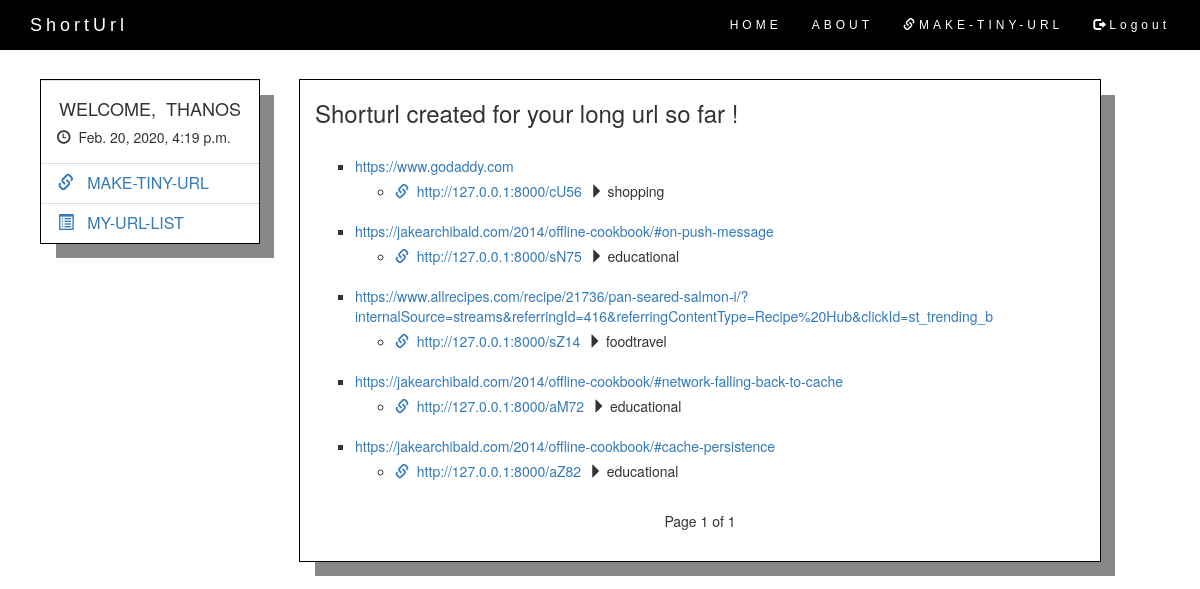
Screenshot of /allUrls/ (signed in) with the database file from the repository.
### urlapp/models.py (models this page shows, shortened)
class MyUrls(models.Model):
    user=models.ForeignKey(User,blank = True, null = True,  on_delete=models.CASCADE)
    url=models.URLField(max_length=500,verbose_name='ENTER URL')
    tinyurl=models.URLField(max_length=500)
    cateogry=models.CharField(max_length=30,default="newsarticles")

### urlapp/views.py (the view)
# urls.py: url(r'^allUrls/',getMyAllUrls),
@login_required(login_url='/account/login/')
def getMyAllUrls(request):
    user=request.user
    urlobj=MyUrls.objects.filter(user=user)[::-1]
    paginator = Paginator(urlobj,6)
    pageno = request.GET.get('page')
    try:
        urlobj = paginator.page(pageno)
    except PageNotAnInteger:
        urlobj = paginator.page(1)
    except EmptyPage:
        urlobj = paginator.page(paginator.num_pages)
    args={}
    args['urls']=urlobj
    return render(request, 'urltemp/allUrl.html',args)

### templates/urltemp/allUrl.html (shortened to what this page needs)
<html>
    <head>
        <link rel="stylesheet" href="https://maxcdn.bootstrapcdn.com/bootstrap/3.3.7/css/bootstrap.min.css">
        <link rel="stylesheet" href="/media/res/style.css"></link>
    </head>
    <body>
        <nav class="navbar navbar-default navbar-fixed-top">
            <div class="container">
              <div class="navbar-header">
                     {% if request.user.is_authenticated %}
                        <a class="navbar-brand" href="/home/">ShortUrl</a>
                    {% else %}
                         <a class="navbar-brand" href="/account/login/">ShortUrl</a>
                    {% endif %}
              </div>
               <div class="collapse navbar-collapse" id="myNavbar">
                    <ul class="nav navbar-nav navbar-right">
                    {% if request.user.is_authenticated %}
                        <li><a href="/home/">HOME</a></li>
                        <li><a href="/about/">ABOUT</a></li>
                        <li><a href="/generateUrl/"><i class="glyphicon glyphicon-link"></i>MAKE-TINY-URL</a></li>
                        <li><a href="/account/logout/"><i class="glyphicon glyphicon-log-out"></i>Logout</a></li>
                        {% else %}
                        <li><a href="/about/">ABOUT</a></li>
                        <li><a href="/generateUrl/"><i class="glyphicon glyphicon-link"></i>MAKE-TINY-URL</a></li>
                        <li><a href="/account/login/"><i class="glyphicon glyphicon-log-in"></i>Login</a></li>
                    {% endif %}
                    </ul>
                </div>
              </div>
        </nav>
    <div class="container-fluid fromtop">
            <div class="row">
                <div class="col-sm-3">
                  {% if request.user.is_authenticated %}
                        <table class="table" align="center">
                            <tr>
                                <td>
                                    <h4>&nbsp;&nbsp;WELCOME,&nbsp;&nbsp;{{request.user.username|upper}}&nbsp;&nbsp;</h4>
                                    <h5>&nbsp;&nbsp;<span class="glyphicon glyphicon-time"></span>&nbsp;&nbsp;{{request.user.last_login}}&nbsp;&nbsp;</h5>
                                </td>
                            </tr>
                            <tr>
                                <td>
                                    <a href="/generateUrl/">&nbsp;&nbsp;<i class="glyphicon glyphicon-link"></i>&nbsp;&nbsp;&nbsp;MAKE-TINY-URL</a>
                                </td>
                            </tr>
                            <tr>
                                <td>
                                    <a href="/allUrls/">&nbsp;&nbsp;<i class="glyphicon glyphicon-list-alt"></i>&nbsp;&nbsp;&nbsp;MY-URL-LIST</a>
                                </td>
                            </tr>
                        </table>
                  {% endif %}
                </div>
                <div class="col-sm-8 divborder resultLinks">
                   {% if urls %}
                        <h3>Shorturl created for your long url so far !</h3>
                        <ul class="myMarginBottom" style="list-style-type:square">
                            {% for u in urls %}
                                <div>&nbsp;</div>
                                <li><a target="_blank" href="{{u.url}}">{{u.url}}</a></li>
                                <ul>
                                    <li class="myMarginTopUl"><a target="_blank" href="{{u.tinyurl}}"><i class="glyphicon glyphicon-link"></i>&nbsp;&nbsp;{{u.tinyurl}}</a>&nbsp;&nbsp;<i class="glyphicon glyphicon-triangle-right"></i>&nbsp;{{u.cateogry}}</li>
                                </ul>
                            {% endfor %}
                       </ul>
                       <center>
                           <div class="myMarginBottom">
                                <span class="step-links">
                                    <span class="current">
                                        Page {{ urls.number }} of {{ urls.paginator.num_pages }}
                                    </span>
                                </span>
                          </div>
                    {% else %}
                      <h3>Shorturl created for your long url so far !</h3>
                       <div class="alert alert-warning">
                            <strong>Information!</strong>&nbsp;No urls has been added.&nbsp;<span class="resultLinks"><a  href="/generateUrl">click here to add new one.</a></span>
                        </div>
                    {% endif %}
                </div>
        </div>
    </div>
    </body>
</html>

### res/style.css (style rules this page uses)
.navbar { margin-bottom: 0; background-color: black !important; z-index: 9999; border: 0; font-size: 12px !important; line-height: 1.42857143 !important; letter-spacing: 4px; border-radius: 0; font-family: Montserrat, sans-serif; }
.navbar li a, .navbar .navbar-brand { color: #fff !important; }
.fromtop { top: 80px!important; position: relative; }
.table>tbody>tr { border-bottom:none !important; border-top:none !important; }
.table { outline:1px solid black; box-shadow: 15px 15px #888888; width:auto !important; }
.divborder { outline:1px solid black; box-shadow: 15px 15px #888888; }
.myMarginBottom { margin-bottom:30px; }
.myMarginTopUl { margin-top:5px; }
.resultLinks a { text-decoration: none; }

### rows the page displays
MyUrls: url "https://www.godaddy.com", tinyurl "http://127.0.0.1:8000/cU56", cateogry "shopping"
MyUrls: url "https://jakearchibald.com/2014/offline-cookbook/#on-push-message", tinyurl "http://127.0.0.1:8000/sN75", cateogry "educational"
MyUrls: url "https://www.allrecipes.com/recipe/21736/pan-seared-salmon-i/?internalSource=streams&referringId=416&referringContentType=Recipe%20Hub&clickId=st_trending_b", tinyurl "http://127.0.0.1:8000/sZ14", cateogry "foodtravel"
MyUrls: url "https://jakearchibald.com/2014/offline-cookbook/#network-falling-back-to-cache", tinyurl "http://127.0.0.1:8000/aM72", cateogry "educational"
MyUrls: url "https://jakearchibald.com/2014/offline-cookbook/#cache-persistence", tinyurl "http://127.0.0.1:8000/aZ82", cateogry "educational"

### other values shown
{{ request.user.username|upper }} "THANOS"
{{ request.user.last_login }} "Feb. 20, 2020, 4:19 p.m."
{{ urls.number }} "1"
{{ urls.paginator.num_pages }} "1"
